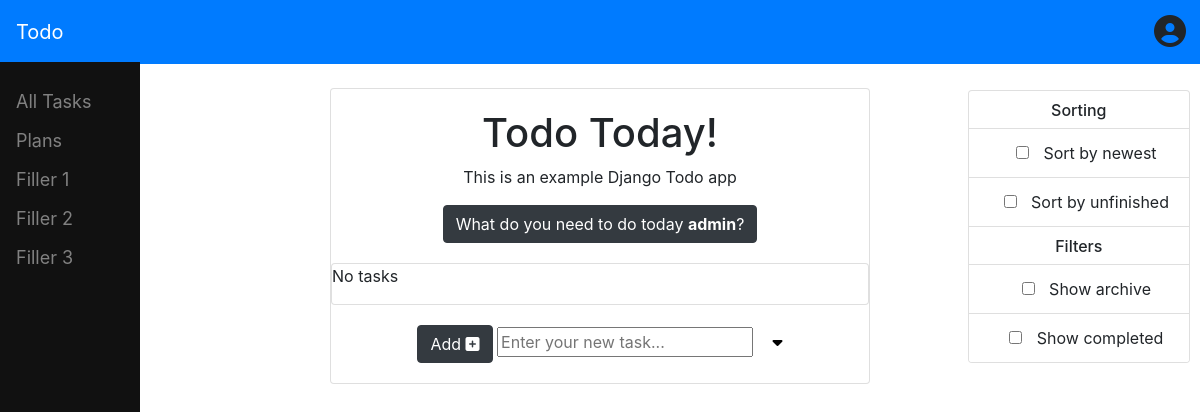
Before: / (signed in) with the older database file.
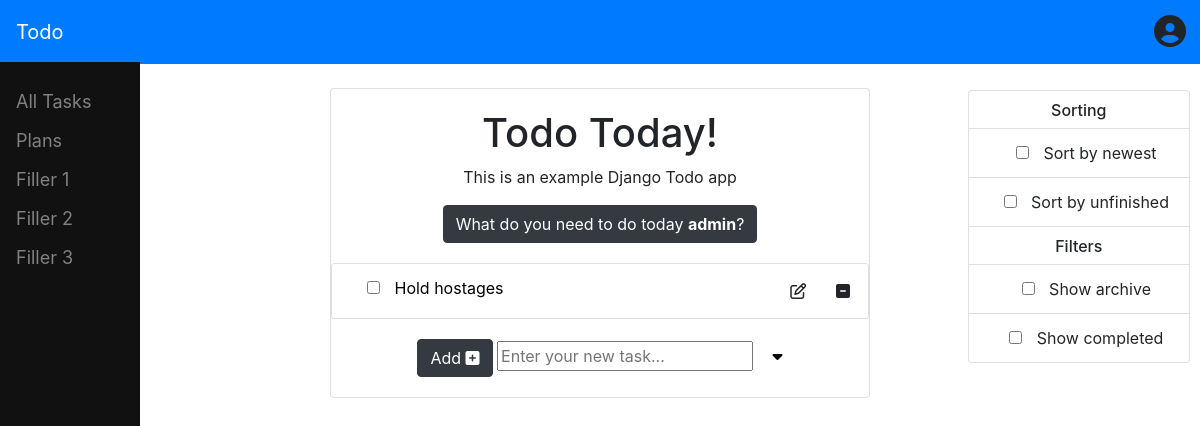
After: the same page with the newer database file.
### tasks/models.py (models this page shows, shortened)
class Task(models.Model):
    author = models.ForeignKey(
        settings.AUTH_USER_MODEL,
        on_delete=models.CASCADE,
    )
    task_title = models.CharField(max_length=200)
    task_description = models.CharField(max_length=200, blank=True, null=True)
    creation_date = models.DateTimeField('date created', default=datetime.datetime.now())
    updated_date = models.DateTimeField('date updated', default=datetime.datetime.now())
    completed = models.BooleanField(default=False)

### tasks/views.py (the view)
# urls.py: path('', views.index, name='index'),
def index(request):
    if request.user.is_authenticated:
        latest_tasks = Task.objects.filter(author=request.user).order_by('-updated_date')
        username = request.user.get_username()
        context = {
            'latest_task_list' : latest_tasks,
            'username' : username
            }
        return render(request, 'todo/index.html', context)
    else:
        return render(request, 'account/login.html')

### templates/todo/index.html (shortened to what this page needs)
{% extends 'base.html' %}
{% block content %}
<div class="card text-center">
  <div class="card-body">
    <h1>Todo Today!</h1>
    <p>This is an example Django Todo app</p>
    <a class="btn btn-dark" href="">
        What do you need to do today <b>{{username}}</b>?</a
      >
  </div>
  {% include 'todo/task_list.html' %}
  {% include 'todo/aside.html' %}
  {% include 'todo/add_task.html' %}
</div>
{% endblock %}

### templates/todo/task_list.html (shortened to what this page needs)
<div class="card text-left">
  {% if latest_task_list %}
    <ul class="list-group list-group-flush">
    {% for task in latest_task_list %}
    <li class="list-group-item">
      <div class="row">
        <div class="col-sm-10">
          <form action="{% url 'tasks:complete' task.id %}" method="POST">
            <input type="checkbox" onChange="this.form.submit()" {% if task.completed == True %} checked {% endif %}>
            <a class="" data-toggle="collapse" href="#task_extended{{ forloop.counter }}" role="button" aria-expanded="false" aria-controls="task_extended">
              {{task.task_title}}
            </a>
          </form>
        </div>
        <div class="col-sm-1">
            <button class="btn float-right" data-toggle="collapse" href="#edit_task_extended{{ forloop.counter }}" role="button" aria-expanded="false" aria-controls="edit_task_extended{{ forloop.counter }}">
              <i class="fa fa-pencil-square-o fa-pull-right" aria-hidden="false"></i>
            </button>
        </div>
        <div class="col-sm-1">
          <form action="{% url 'tasks:delete' task.id %}" method="POST">
            <button type="submit" class="btn float-right">
              <i class="fa fa-minus-square fa-pull-right" aria-hidden="true"></i>
            </button>
          </form>
        </div>
      </div>
    </li>
    {% endfor %}
</ul>
{% else %}
    <p>No tasks</p>
{% endif %}
</div>

Changed rows visible on the page:
added Task: task_title "Hold hostages"
Other visible differences:
text no longer shown: "No tasks"
